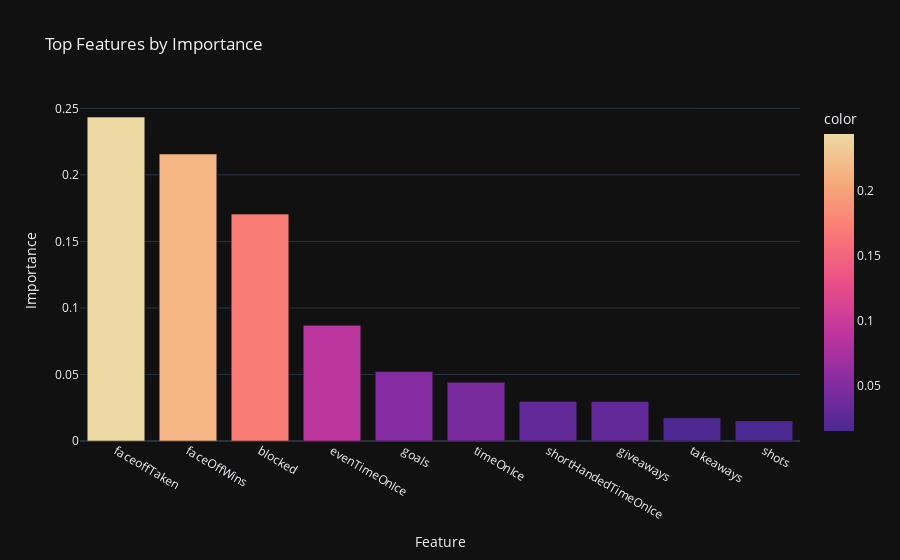

Notebook source saved alongside this figure:
### Markdown cell above
## Feature Importance

### Code cell
# Calculate feature importance for our model
importances = model.feature_importances_
indices = np.argsort(importances)[::-1][:10]

# Plot the feature importances using plotly.express
px.bar(x=X.columns[indices], y=importances[indices], title='Top Features by Importance', color=importances[indices], labels={'x': 'Feature', 'y': 'Importance'}, orientation='v')

### Figure 1 — Plotly figure (JSON) as saved in the notebook; plotly's stock layout.template omitted (floating-point values rounded to 4 significant figures)
{"data": [{"alignmentgroup": "True", "hovertemplate": "Feature=%{x}<br>Importance=%{y}<br>color=%{marker.color}<extra></extra>", "legendgroup": "", "marker": {"color": [0.2435, 0.2157, 0.1705, 0.08695, 0.05215, 0.04407, 0.02978, 0.02966, 0.01748, 0.01509], "coloraxis": "coloraxis", "pattern": {"shape": ""}}, "name": "", "offsetgroup": "", "orientation": "v", "showlegend": false, "textposition": "auto", "type": "bar", "x": ["faceoffTaken", "faceOffWins", "blocked", "evenTimeOnIce", "goals", "timeOnIce", "shortHandedTimeOnIce", "giveaways", "takeaways", "shots"], "xaxis": "x", "y": [0.2435, 0.2157, 0.1705, 0.08695, 0.05215, 0.04407, 0.02978, 0.02966, 0.01748, 0.01509], "yaxis": "y"}], "layout": {"barmode": "relative", "coloraxis": {"colorbar": {"title": {"text": "color"}}, "colorscale": [[0, "rgb(75, 41, 145)"], [0.1667, "rgb(135, 44, 162)"], [0.3333, "rgb(192, 54, 157)"], [0.5, "rgb(234, 79, 136)"], [0.6667, "rgb(250, 120, 118)"], [0.8333, "rgb(246, 169, 122)"], [1, "rgb(237, 217, 163)"]]}, "legend": {"tracegroupgap": 0}, "title": {"text": "Top Features by Importance"}, "xaxis": {"anchor": "y", "domain": [0, 1], "title": {"text": "Feature"}}, "yaxis": {"anchor": "x", "domain": [0, 1], "title": {"text": "Importance"}}}}
